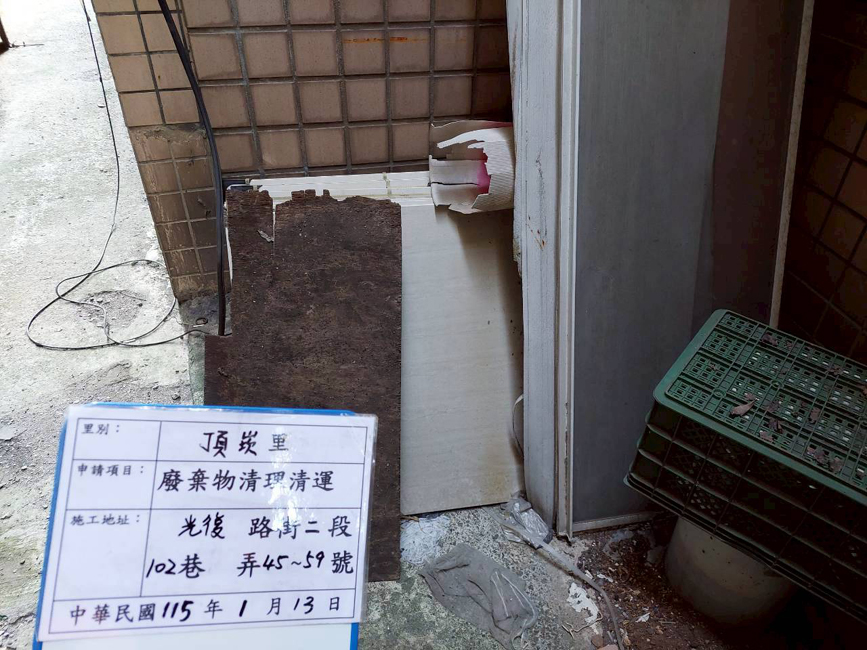
#> input picture 01_測試與範例照片庫/測試SKILLS_08/LINE_ALBUM_頂崁里廢棄物呈報_260128_2.jpg, 867 x 650 px
$ python debug_line_protection.py
#> lines starting #> are read from the running program, lines starting #| are printed output that depends on the picture; after the words box and inside, x2 and y2 are one past the last pixel; in counts of white or black regions, pixels touching at a corner belong together
import cv2
import numpy as np
import os

def read_image_utf8(path):
    return cv2.imdecode(np.fromfile(path, dtype=np.uint8), cv2.IMREAD_COLOR)
#> returned value is the input picture: shape (650, 867, 3); mean B, G, R 110, 107.1, 110.4

# Load the original image from folder 08
ref_path = r"測試SKILLS_08\LINE_ALBUM_頂崁里廢棄物呈報_260128_2.jpg"
target = read_image_utf8(ref_path)
targ_gray = cv2.cvtColor(target, cv2.COLOR_BGR2GRAY)
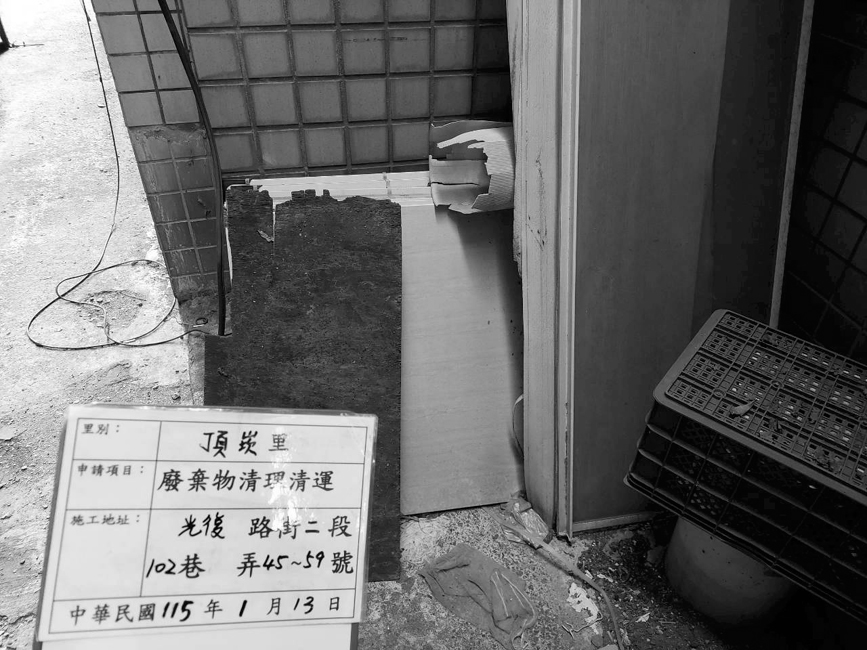
#> targ_gray: shape (650, 867); min 0, max 255, mean 108.4

# Coordinates for Month "1"
x_start = 235
y_start = 595
w = 260 - 235
h = 620 - 595

matched_region = targ_gray[y_start:y_start+h, x_start:x_start+w]
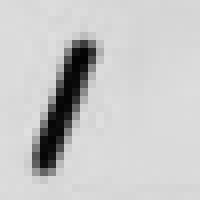
#> matched_region: shape (25, 25) (shown 8 times larger); min 3, max 224, mean 199.5
_, stroke_mask = cv2.threshold(matched_region, 0, 255, cv2.THRESH_BINARY_INV + cv2.THRESH_OTSU)
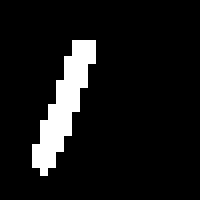
#> stroke_mask: shape (25, 25) (shown 8 times larger); 8.8% white; 1 white region, box (x1, y1, x2, y2) and area: (4, 5, 12, 22) 55

kernel = cv2.getStructuringElement(cv2.MORPH_RECT, (3, 3))
stroke_mask_dilated = cv2.dilate(stroke_mask, kernel, iterations=2)
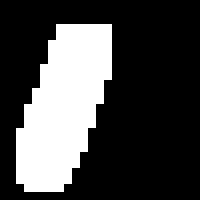
#> stroke_mask_dilated: shape (25, 25) (shown 8 times larger); 27.4% white; 1 white region, box (x1, y1, x2, y2) and area: (2, 3, 14, 24) 171

# Save mask WITHOUT protection
inpaint_mask_no_prot = np.zeros(target.shape[:2], dtype=np.uint8)
inpaint_mask_no_prot[y_start:y_start+h, x_start:x_start+w] = stroke_mask_dilated
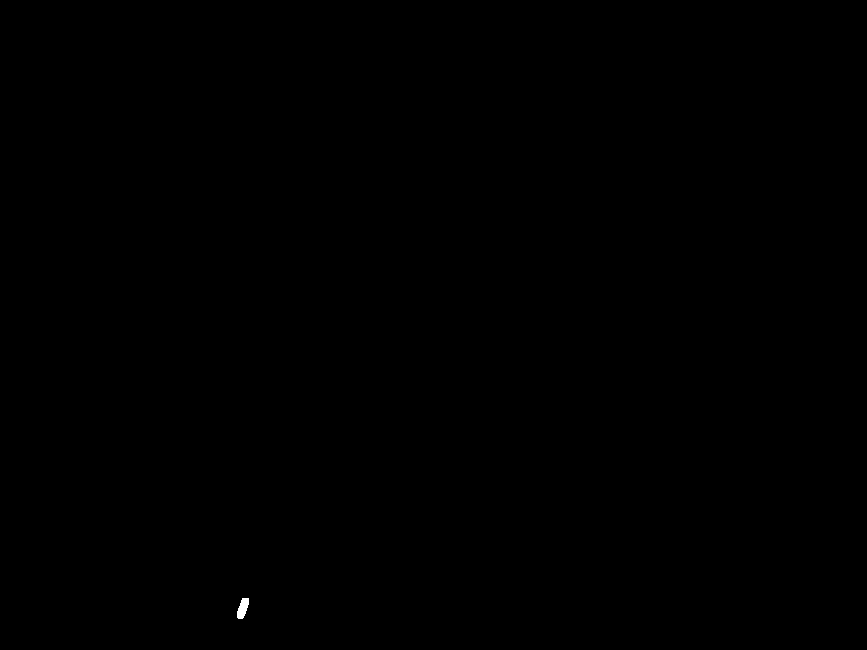
#> inpaint_mask_no_prot: shape (650, 867); 0.03% white; 1 white region, box (x1, y1, x2, y2) and area: (237, 598, 249, 619) 171
inpainted_no_prot = cv2.inpaint(target, inpaint_mask_no_prot, 3, cv2.INPAINT_TELEA)

# Save mask WITH protection (protect bottom 3 rows)
stroke_mask_dilated_prot = stroke_mask_dilated.copy()
stroke_mask_dilated_prot[-3:, :] = 0
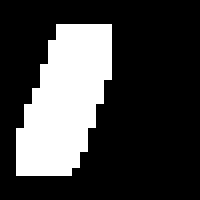
#> stroke_mask_dilated_prot: shape (25, 25) (shown 8 times larger); 25.4% white; 1 white region, box (x1, y1, x2, y2) and area: (2, 3, 14, 22) 159
inpaint_mask_prot = np.zeros(target.shape[:2], dtype=np.uint8)
inpaint_mask_prot[y_start:y_start+h, x_start:x_start+w] = stroke_mask_dilated_prot
#> inpaint_mask_prot: shape (650, 867); 0.03% white; 1 white region, box (x1, y1, x2, y2) and area: (237, 598, 249, 617) 159
inpainted_prot = cv2.inpaint(target, inpaint_mask_prot, 3, cv2.INPAINT_TELEA)

# Crop both to compare
crop_no_prot = inpainted_no_prot[580:640, 140:340]
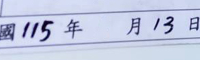
#> crop_no_prot: shape (60, 200, 3); mean B, G, R 225.9, 201.5, 194.3
crop_prot = inpainted_prot[580:640, 140:340]

cv2.imwrite("debug_crop_no_prot.png", crop_no_prot)
cv2.imwrite("debug_crop_prot.png", crop_prot)
print("Saved debug_crop_no_prot.png and debug_crop_prot.png")

$ run again, with 01_測試與範例照片庫/測試SKILLS_08/LINE_ALBUM_頂崁里廢棄物呈報_260128_1.jpg copied over 01_測試與範例照片庫/測試SKILLS_08/LINE_ALBUM_頂崁里廢棄物呈報_260128_2.jpg
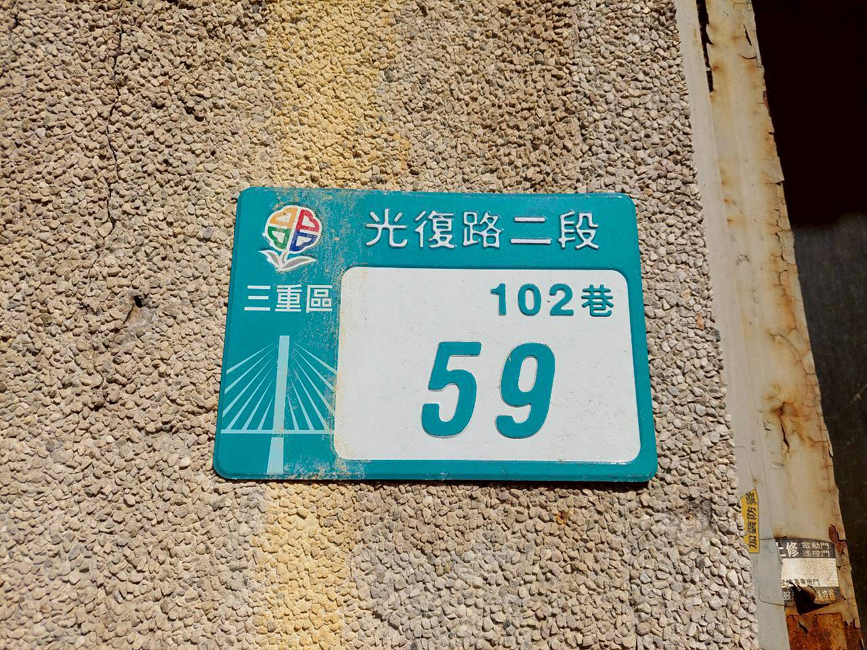
#> input picture 01_測試與範例照片庫/測試SKILLS_08/LINE_ALBUM_頂崁里廢棄物呈報_260128_1.jpg, 867 x 650 px
#> in read_image_utf8, returned value is the input picture: shape (650, 867, 3); mean B, G, R 121.3, 139.5, 142.1
#> `_, stroke_mask = cv2.threshold(matched_region, 0, 255, cv2.THRESH_BINA..`:
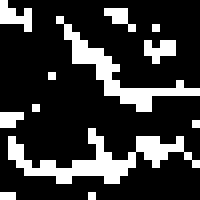
#> stroke_mask: shape (25, 25) (shown 8 times larger); 21.3% white in thin lines or dots
#> stroke_mask_dilated: shape (25, 25); 86.7% white; 7 black regions (5 under 20 px), largest, box (x1, y1, x2, y2) and area: (0, 5, 6, 12) 25, (5, 10, 11, 18) 22
#> inpaint_mask_no_prot: shape (650, 867); 0.1% white; 1 white region, box (x1, y1, x2, y2) and area: (235, 595, 260, 620) 542
#> stroke_mask_dilated_prot: shape (25, 25); 77.3% white; 6 black regions (3 under 20 px), largest, box (x1, y1, x2, y2) and area: (0, 22, 25, 25) 75, (0, 5, 6, 12) 25, (5, 10, 11, 18) 22
#> inpaint_mask_prot: shape (650, 867); 0.09% white; 1 white region, box (x1, y1, x2, y2) and area: (235, 595, 260, 617) 483
#> `crop_no_prot = inpainted_no_prot[580:640, 140:340]`:
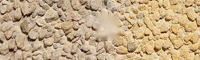
#> crop_no_prot: shape (60, 200, 3); mean B, G, R 133.8, 169.1, 194.6

$ run again, with 01_測試與範例照片庫/測試SKILLS_08/LINE_ALBUM_頂崁里廢棄物呈報_260128_3.jpg copied over 01_測試與範例照片庫/測試SKILLS_08/LINE_ALBUM_頂崁里廢棄物呈報_260128_2.jpg
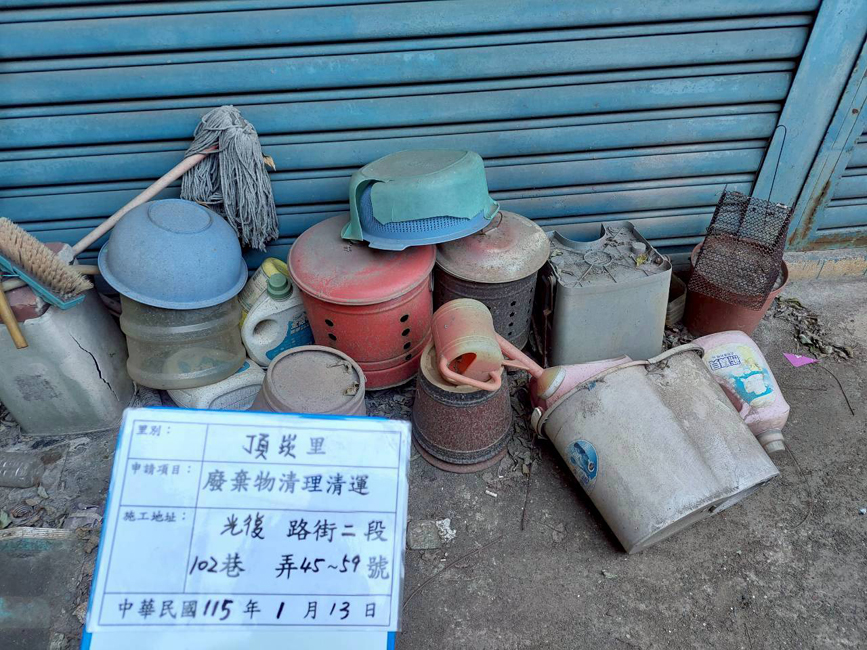
#> input picture 01_測試與範例照片庫/測試SKILLS_08/LINE_ALBUM_頂崁里廢棄物呈報_260128_3.jpg, 867 x 650 px
#> in read_image_utf8, returned value is the input picture: shape (650, 867, 3); mean B, G, R 141.9, 127.3, 105.8
#> `_, stroke_mask = cv2.threshold(matched_region, 0, 255, cv2.THRESH_BINA..`:
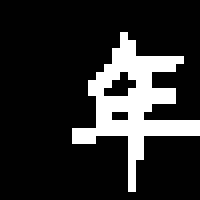
#> stroke_mask: shape (25, 25) (shown 8 times larger); 17% white in thin lines or dots, all inside (x1, y1, x2, y2) = (9, 4, 25, 24)
#> stroke_mask_dilated: shape (25, 25); 45.3% white; 1 white region, box (x1, y1, x2, y2) and area: (7, 2, 25, 25) 283
#> inpaint_mask_no_prot: shape (650, 867); 0.05% white; 1 white region, box (x1, y1, x2, y2) and area: (242, 597, 260, 620) 283
#> stroke_mask_dilated_prot: shape (25, 25); 42.9% white; 1 white region, box (x1, y1, x2, y2) and area: (7, 2, 25, 22) 268
#> inpaint_mask_prot: shape (650, 867); 0.05% white; 1 white region, box (x1, y1, x2, y2) and area: (242, 597, 260, 617) 268
#> `crop_no_prot = inpainted_no_prot[580:640, 140:340]`:
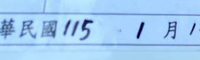
#> crop_no_prot: shape (60, 200, 3); mean B, G, R 241.3, 202.9, 160.9

$ run again, with 01_測試與範例照片庫/測試SKILLS_08/LINE_ALBUM_頂崁里廢棄物呈報_260128_4.jpg copied over 01_測試與範例照片庫/測試SKILLS_08/LINE_ALBUM_頂崁里廢棄物呈報_260128_2.jpg
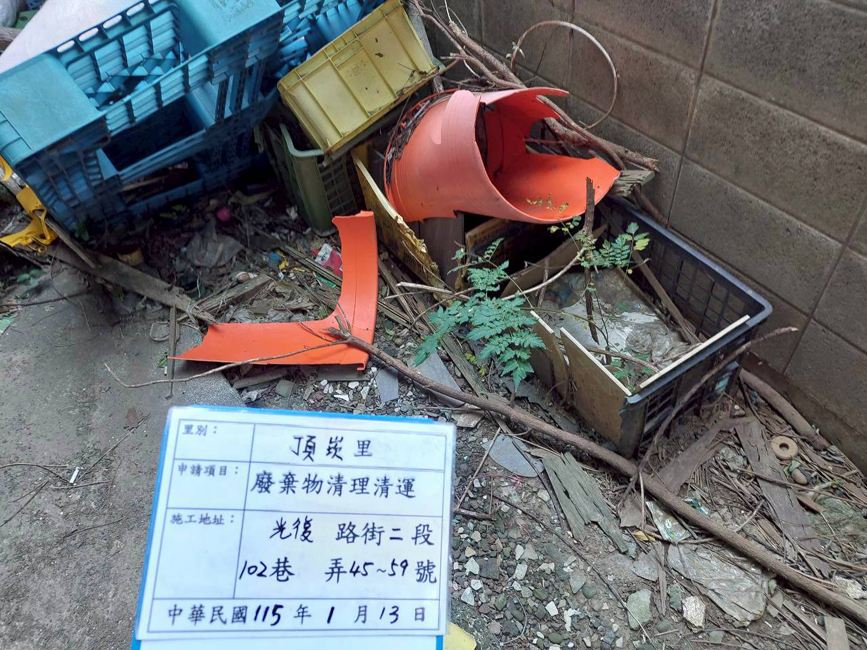
#> input picture 01_測試與範例照片庫/測試SKILLS_08/LINE_ALBUM_頂崁里廢棄物呈報_260128_4.jpg, 867 x 650 px
#> in read_image_utf8, returned value is the input picture: shape (650, 867, 3); mean B, G, R 113.5, 110.6, 108.5
#> stroke_mask: shape (25, 25); 25.4% white; 2 white regions, box (x1, y1, x2, y2) and area: (0, 11, 12, 25) 120, (19, 10, 25, 25) 39
#> stroke_mask_dilated: shape (25, 25); 50.9% white; 2 black regions (1 under 20 px), largest, box (x1, y1, x2, y2) and area: (0, 0, 25, 25) 305
#> inpaint_mask_no_prot: shape (650, 867); 0.06% white; 2 white regions, box (x1, y1, x2, y2) and area: (235, 604, 249, 620) 215, (252, 603, 260, 620) 103
#> stroke_mask_dilated_prot: shape (25, 25); 41.1% white; 2 white regions, box (x1, y1, x2, y2) and area: (0, 9, 14, 22) 176, (17, 8, 25, 22) 81
#> inpaint_mask_prot: shape (650, 867); 0.05% white; 2 white regions, box (x1, y1, x2, y2) and area: (235, 604, 249, 617) 176, (252, 603, 260, 617) 81
#> `crop_no_prot = inpainted_no_prot[580:640, 140:340]`:
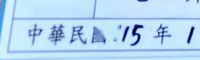
#> crop_no_prot: shape (60, 200, 3); mean B, G, R 242, 214.6, 180.6
